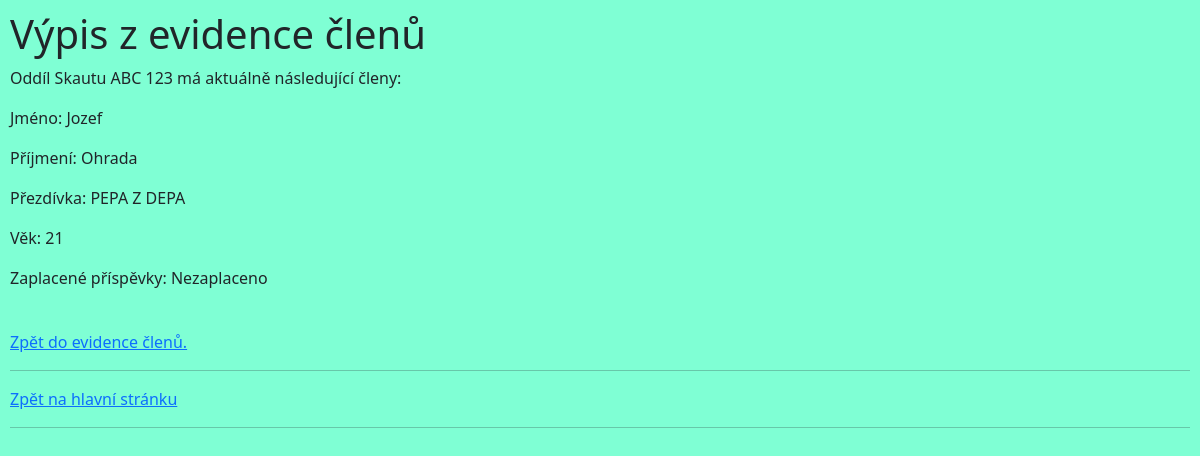
The page /evidence/Pepa z depa on the database its author committed.
### evidence/models.py (models this page shows, shortened)
class Clen(models.Model):
    jmeno = models.CharField(max_length=30)
    prijmeni = models.CharField(max_length=30)
    prezdivka = models.CharField(max_length=30)
    vek = models.IntegerField(null=True)
    prispevek = models.BooleanField(null=True)
    slug = models.SlugField(blank="True", default="", null=False, primary_key=True)
    oddil = models.ForeignKey(Oddil, on_delete=models.SET_NULL, null=True)
    bobrik = models.ManyToManyField(Bobrik)
    """
    def save(self, *args, **kwargs):
        self.slug = slugify(self.prezdivka)
        super().save(*args, **kwargs)
        # kdyz jsem si prepsal save, tak musim pro save zavolat predka
        """
    class Meta():
        verbose_name_plural = "Clenove"
        ordering = ["prezdivka"]   # razeni v tabulkce, pokud dam pred - "-prezdivka", tak je to sestupne

### evidence/views.py (the view)
# urls.py: path("/<str:prezdivka>", views.evidence_detail, name="detail"),
def evidence_detail(request, prezdivka):
    clen = get_object_or_404(Clen, prezdivka=prezdivka)
    return render(request, "evidence/clen_detail.html", {
        "jmeno": clen.jmeno,
        "prijmeni": clen.prijmeni,
        "prezdivka": clen.prezdivka,
        "vek": clen.vek,
        "prispevek": clen.prispevek,
})

### evidence/templates/evidence/clen_detail.html (shortened to what this page needs)
{% extends "base.html" %}
{% load static %}
{% block styling %}
    <link rel="stylesheet" href="{% static "styly.css" %}">
{% endblock%}
{% block content %}
    <h1>Výpis z evidence členů</h1>
    <p>Oddíl Skautu ABC 123 má aktuálně následující členy:</p>
    <p>Jméno: {{ jmeno }} </p>
    <p>Příjmení: {{ prijmeni }}</p>
    <p>Přezdívka: {{ prezdivka | upper }}</p>
    <p>Věk: {{ vek }}</p>
    <p>Zaplacené příspěvky: {{ prispevek | yesno:"Zaplaceno,Nezaplaceno"}}</p>
    <br>
    <p>
        <a href="{% url "evidence" %}" target="_self">Zpět do evidence členů.</a>
    </p>
{% include "footer.html" %}
{% endblock  %}

### static/styly.css (style rules this page uses)
body { padding: 10px !important; background-color: aquamarine !important; }

### rows shown on the page
Clen: jmeno "Jozef", prijmeni "Ohrada", prezdivka "PEPA Z DEPA"

### other values the page prints
{{ vek }} "21"
{{ prispevek | yesno:"Zaplaceno,Nezaplaceno" }} "Nezaplaceno"
